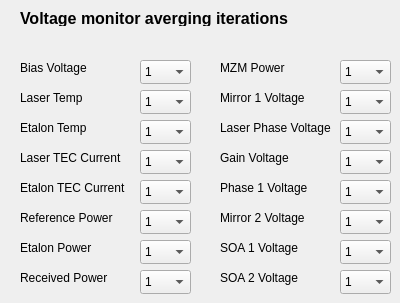
    <widget class="QWidget" name="tab">
     <attribute name="title">
      <string>Averaging</string>
     </attribute>
     <widget class="QComboBox" name="averaging_combo_1">
      <property name="geometry">
       <rect>
        <x>140</x>
        <y>60</y>
        <width>51</width>
        <height>24</height>
       </rect>
      </property>
      <item>
       <property name="text">
        <string>1</string>
       </property>
      </item>
      <item>
       <property name="text">
        <string>2</string>
       </property>
      </item>
      <item>
       <property name="text">
        <string>4</string>
       </property>
      </item>
      <item>
       <property name="text">
        <string>8</string>
       </property>
      </item>
      <item>
       <property name="text">
        <string>16</string>
       </property>
      </item>
      <item>
       <property name="text">
        <string>32</string>
       </property>
      </item>
      <item>
       <property name="text">
        <string>64</string>
       </property>
      </item>
      <item>
       <property name="text">
        <string>128</string>
       </property>
      </item>
      <item>
       <property name="text">
        <string>255</string>
       </property>
      </item>
     </widget>
     <widget class="QComboBox" name="averaging_combo_2">
      <property name="geometry">
       <rect>
        <x>140</x>
        <y>90</y>
        <width>51</width>
        <height>24</height>
       </rect>
      </property>
      <item>
       <property name="text">
        <string>1</string>
       </property>
      </item>
      <item>
       <property name="text">
        <string>2</string>
       </property>
      </item>
      <item>
       <property name="text">
        <string>4</string>
       </property>
      </item>
      <item>
       <property name="text">
        <string>8</string>
       </property>
      </item>
      <item>
       <property name="text">
        <string>16</string>
       </property>
      </item>
      <item>
       <property name="text">
        <string>32</string>
       </property>
      </item>
      <item>
       <property name="text">
        <string>64</string>
       </property>
      </item>
      <item>
       <property name="text">
        <string>128</string>
       </property>
      </item>
      <item>
       <property name="text">
        <string>255</string>
       </property>
      </item>
     </widget>
     <widget class="QComboBox" name="averaging_combo_4">
      <property name="geometry">
       <rect>
        <x>140</x>
        <y>150</y>
        <width>51</width>
        <height>24</height>
       </rect>
      </property>
      <item>
       <property name="text">
        <string>1</string>
       </property>
      </item>
      <item>
       <property name="text">
        <string>2</string>
       </property>
      </item>
      <item>
       <property name="text">
        <string>4</string>
       </property>
      </item>
      <item>
       <property name="text">
        <string>8</string>
       </property>
      </item>
      <item>
       <property name="text">
        <string>16</string>
       </property>
      </item>
      <item>
       <property name="text">
        <string>32</string>
       </property>
      </item>
      <item>
       <property name="text">
        <string>64</string>
       </property>
      </item>
      <item>
       <property name="text">
        <string>128</string>
       </property>
      </item>
      <item>
       <property name="text">
        <string>255</string>
       </property>
      </item>
     </widget>
     <widget class="QComboBox" name="averaging_combo_3">
      <property name="geometry">
       <rect>
        <x>140</x>
        <y>120</y>
        <width>51</width>
        <height>24</height>
       </rect>
      </property>
      <item>
       <property name="text">
        <string>1</string>
       </property>
      </item>
      <item>
       <property name="text">
        <string>2</string>
       </property>
      </item>
      <item>
       <property name="text">
        <string>4</string>
       </property>
      </item>
      <item>
       <property name="text">
        <string>8</string>
       </property>
      </item>
      <item>
       <property name="text">
        <string>16</string>
       </property>
      </item>
      <item>
       <property name="text">
        <string>32</string>
       </property>
      </item>
      <item>
       <property name="text">
        <string>64</string>
       </property>
      </item>
      <item>
       <property name="text">
        <string>128</string>
       </property>
      </item>
      <item>
       <property name="text">
        <string>255</string>
       </property>
      </item>
     </widget>
     <widget class="QComboBox" name="averaging_combo_16">
      <property name="geometry">
       <rect>
        <x>340</x>
        <y>270</y>
        <width>51</width>
        <height>24</height>
       </rect>
      </property>
      <item>
       <property name="text">
        <string>1</string>
       </property>
      </item>
      <item>
       <property name="text">
        <string>2</string>
       </property>
      </item>
      <item>
       <property name="text">
        <string>4</string>
       </property>
      </item>
      <item>
       <property name="text">
        <string>8</string>
       </property>
      </item>
      <item>
       <property name="text">
        <string>16</string>
       </property>
      </item>
      <item>
       <property name="text">
        <string>32</string>
       </property>
      </item>
      <item>
       <property name="text">
        <string>64</string>
       </property>
      </item>
      <item>
       <property name="text">
        <string>128</string>
       </property>
      </item>
      <item>
       <property name="text">
        <string>255</string>
       </property>
      </item>
     </widget>
     <widget class="QComboBox" name="averaging_combo_15">
      <property name="geometry">
       <rect>
        <x>340</x>
        <y>240</y>
        <width>51</width>
        <height>24</height>
       </rect>
      </property>
      <item>
       <property name="text">
        <string>1</string>
       </property>
      </item>
      <item>
       <property name="text">
        <string>2</string>
       </property>
      </item>
      <item>
       <property name="text">
        <string>4</string>
       </property>
      </item>
      <item>
       <property name="text">
        <string>8</string>
       </property>
      </item>
      <item>
       <property name="text">
        <string>16</string>
       </property>
      </item>
      <item>
       <property name="text">
        <string>32</string>
       </property>
      </item>
      <item>
       <property name="text">
        <string>64</string>
       </property>
      </item>
      <item>
       <property name="text">
        <string>128</string>
       </property>
      </item>
      <item>
       <property name="text">
        <string>255</string>
       </property>
      </item>
     </widget>
     <widget class="QComboBox" name="averaging_combo_14">
      <property name="geometry">
       <rect>
        <x>340</x>
        <y>210</y>
        <width>51</width>
        <height>24</height>
       </rect>
      </property>
      <item>
       <property name="text">
        <string>1</string>
       </property>
      </item>
      <item>
       <property name="text">
        <string>2</string>
       </property>
      </item>
      <item>
       <property name="text">
        <string>4</string>
       </property>
      </item>
      <item>
       <property name="text">
        <string>8</string>
       </property>
      </item>
      <item>
       <property name="text">
        <string>16</string>
       </property>
      </item>
      <item>
       <property name="text">
        <string>32</string>
       </property>
      </item>
      <item>
       <property name="text">
        <string>64</string>
       </property>
      </item>
      <item>
       <property name="text">
        <string>128</string>
       </property>
      </item>
      <item>
       <property name="text">
        <string>255</string>
       </property>
      </item>
     </widget>
     <widget class="QComboBox" name="averaging_combo_13">
      <property name="geometry">
       <rect>
        <x>340</x>
        <y>180</y>
        <width>51</width>
        <height>24</height>
       </rect>
      </property>
      <item>
       <property name="text">
        <string>1</string>
       </property>
      </item>
      <item>
       <property name="text">
        <string>2</string>
       </property>
      </item>
      <item>
       <property name="text">
        <string>4</string>
       </property>
      </item>
      <item>
       <property name="text">
        <string>8</string>
       </property>
      </item>
      <item>
       <property name="text">
        <string>16</string>
       </property>
      </item>
      <item>
       <property name="text">
        <string>32</string>
       </property>
      </item>
      <item>
       <property name="text">
        <string>64</string>
       </property>
      </item>
      <item>
       <property name="text">
        <string>128</string>
       </property>
      </item>
      <item>
       <property name="text">
        <string>255</string>
       </property>
      </item>
     </widget>
     <widget class="QComboBox" name="averaging_combo_12">
      <property name="geometry">
       <rect>
        <x>340</x>
        <y>150</y>
        <width>51</width>
        <height>24</height>
       </rect>
      </property>
      <item>
       <property name="text">
        <string>1</string>
       </property>
      </item>
      <item>
       <property name="text">
        <string>2</string>
       </property>
      </item>
      <item>
       <property name="text">
        <string>4</string>
       </property>
      </item>
      <item>
       <property name="text">
        <string>8</string>
       </property>
      </item>
      <item>
       <property name="text">
        <string>16</string>
       </property>
      </item>
      <item>
       <property name="text">
        <string>32</string>
       </property>
      </item>
      <item>
       <property name="text">
        <string>64</string>
       </property>
      </item>
      <item>
       <property name="text">
        <string>128</string>
       </property>
      </item>
      <item>
       <property name="text">
        <string>255</string>
       </property>
      </item>
     </widget>
     <widget class="QComboBox" name="averaging_combo_11">
      <property name="geometry">
       <rect>
        <x>340</x>
        <y>120</y>
        <width>51</width>
        <height>24</height>
       </rect>
      </property>
      <item>
       <property name="text">
        <string>1</string>
       </property>
      </item>
      <item>
       <property name="text">
        <string>2</string>
       </property>
      </item>
      <item>
       <property name="text">
        <string>4</string>
       </property>
      </item>
      <item>
       <property name="text">
        <string>8</string>
       </property>
      </item>
      <item>
       <property name="text">
        <string>16</string>
       </property>
      </item>
      <item>
       <property name="text">
        <string>32</string>
       </property>
      </item>
      <item>
       <property name="text">
        <string>64</string>
       </property>
      </item>
      <item>
       <property name="text">
        <string>128</string>
       </property>
      </item>
      <item>
       <property name="text">
        <string>255</string>
       </property>
      </item>
     </widget>
     <widget class="QComboBox" name="averaging_combo_10">
      <property name="geometry">
       <rect>
        <x>340</x>
        <y>90</y>
        <width>51</width>
        <height>24</height>
       </rect>
      </property>
      <item>
       <property name="text">
        <string>1</string>
       </property>
      </item>
      <item>
       <property name="text">
        <string>2</string>
       </property>
      </item>
      <item>
       <property name="text">
        <string>4</string>
       </property>
      </item>
      <item>
       <property name="text">
        <string>8</string>
       </property>
      </item>
      <item>
       <property name="text">
        <string>16</string>
       </property>
      </item>
      <item>
       <property name="text">
        <string>32</string>
       </property>
      </item>
      <item>
       <property name="text">
        <string>64</string>
       </property>
      </item>
      <item>
       <property name="text">
        <string>128</string>
       </property>
      </item>
      <item>
       <property name="text">
        <string>255</string>
       </property>
      </item>
     </widget>
     <widget class="QComboBox" name="averaging_combo_9">
      <property name="geometry">
       <rect>
        <x>340</x>
        <y>60</y>
        <width>51</width>
        <height>24</height>
       </rect>
      </property>
      <item>
       <property name="text">
        <string>1</string>
       </property>
      </item>
      <item>
       <property name="text">
        <string>2</string>
       </property>
      </item>
      <item>
       <property name="text">
        <string>4</string>
       </property>
      </item>
      <item>
       <property name="text">
        <string>8</string>
       </property>
      </item>
      <item>
       <property name="text">
        <string>16</string>
       </property>
      </item>
      <item>
       <property name="text">
        <string>32</string>
       </property>
      </item>
      <item>
       <property name="text">
        <string>64</string>
       </property>
      </item>
      <item>
       <property name="text">
        <string>128</string>
       </property>
      </item>
      <item>
       <property name="text">
        <string>255</string>
       </property>
      </item>
     </widget>
     <widget class="QComboBox" name="averaging_combo_8">
      <property name="geometry">
       <rect>
        <x>140</x>
        <y>270</y>
        <width>51</width>
        <height>24</height>
       </rect>
      </property>
      <item>
       <property name="text">
        <string>1</string>
       </property>
      </item>
      <item>
       <property name="text">
        <string>2</string>
       </property>
      </item>
      <item>
       <property name="text">
        <string>4</string>
       </property>
      </item>
      <item>
       <property name="text">
        <string>8</string>
       </property>
      </item>
      <item>
       <property name="text">
        <string>16</string>
       </property>
      </item>
      <item>
       <property name="text">
        <string>32</string>
       </property>
      </item>
      <item>
       <property name="text">
        <string>64</string>
       </property>
      </item>
      <item>
       <property name="text">
        <string>128</string>
       </property>
      </item>
      <item>
       <property name="text">
        <string>255</string>
       </property>
      </item>
     </widget>
     <widget class="QComboBox" name="averaging_combo_7">
      <property name="geometry">
       <rect>
        <x>140</x>
        <y>240</y>
        <width>51</width>
        <height>24</height>
       </rect>
      </property>
      <item>
       <property name="text">
        <string>1</string>
       </property>
      </item>
      <item>
       <property name="text">
        <string>2</string>
       </property>
      </item>
      <item>
       <property name="text">
        <string>4</string>
       </property>
      </item>
      <item>
       <property name="text">
        <string>8</string>
       </property>
      </item>
      <item>
       <property name="text">
        <string>16</string>
       </property>
      </item>
      <item>
       <property name="text">
        <string>32</string>
       </property>
      </item>
      <item>
       <property name="text">
        <string>64</string>
       </property>
      </item>
      <item>
       <property name="text">
        <string>128</string>
       </property>
      </item>
      <item>
       <property name="text">
        <string>255</string>
       </property>
      </item>
     </widget>
     <widget class="QComboBox" name="averaging_combo_6">
      <property name="geometry">
       <rect>
        <x>140</x>
        <y>210</y>
        <width>51</width>
        <height>24</height>
       </rect>
      </property>
      <item>
       <property name="text">
        <string>1</string>
       </property>
      </item>
      <item>
       <property name="text">
        <string>2</string>
       </property>
      </item>
      <item>
       <property name="text">
        <string>4</string>
       </property>
      </item>
      <item>
       <property name="text">
        <string>8</string>
       </property>
      </item>
      <item>
       <property name="text">
        <string>16</string>
       </property>
      </item>
      <item>
       <property name="text">
        <string>32</string>
       </property>
      </item>
      <item>
       <property name="text">
        <string>64</string>
       </property>
      </item>
      <item>
       <property name="text">
        <string>128</string>
       </property>
      </item>
      <item>
       <property name="text">
        <string>255</string>
       </property>
      </item>
     </widget>
     <widget class="QComboBox" name="averaging_combo_5">
      <property name="geometry">
       <rect>
        <x>140</x>
        <y>180</y>
        <width>51</width>
        <height>24</height>
       </rect>
      </property>
      <item>
       <property name="text">
        <string>1</string>
       </property>
      </item>
      <item>
       <property name="text">
        <string>2</string>
       </property>
      </item>
      <item>
       <property name="text">
        <string>4</string>
       </property>
      </item>
      <item>
       <property name="text">
        <string>8</string>
       </property>
      </item>
      <item>
       <property name="text">
        <string>16</string>
       </property>
      </item>
      <item>
       <property name="text">
        <string>32</string>
       </property>
      </item>
      <item>
       <property name="text">
        <string>64</string>
       </property>
      </item>
      <item>
       <property name="text">
        <string>128</string>
       </property>
      </item>
      <item>
       <property name="text">
        <string>255</string>
       </property>
      </item>
     </widget>
     <widget class="QLabel" name="label_60">
      <property name="geometry">
       <rect>
        <x>20</x>
        <y>10</y>
        <width>321</width>
        <height>16</height>
       </rect>
      </property>
      <property name="font">
       <font>
        <pointsize>12</pointsize>
        <weight>75</weight>
        <bold>true</bold>
       </font>
      </property>
      <property name="text">
       <string>Voltage monitor averging iterations</string>
      </property>
     </widget>
     <widget class="QLabel" name="label_62">
      <property name="geometry">
       <rect>
        <x>20</x>
        <y>60</y>
        <width>111</width>
        <height>16</height>
       </rect>
      </property>
      <property name="text">
       <string>Bias Voltage</string>
      </property>
     </widget>
     <widget class="QLabel" name="label_63">
      <property name="geometry">
       <rect>
        <x>220</x>
        <y>270</y>
        <width>101</width>
        <height>16</height>
       </rect>
      </property>
      <property name="text">
       <string>SOA 2 Voltage</string>
      </property>
     </widget>
     <widget class="QLabel" name="label_64">
      <property name="geometry">
       <rect>
        <x>220</x>
        <y>240</y>
        <width>101</width>
        <height>16</height>
       </rect>
      </property>
      <property name="text">
       <string>SOA 1 Voltage</string>
      </property>
     </widget>
     <widget class="QLabel" name="label_65">
      <property name="geometry">
       <rect>
        <x>220</x>
        <y>60</y>
        <width>91</width>
        <height>16</height>
       </rect>
      </property>
      <property name="text">
       <string>MZM Power</string>
      </property>
     </widget>
     <widget class="QLabel" name="label_66">
      <property name="geometry">
       <rect>
        <x>220</x>
        <y>150</y>
        <width>101</width>
        <height>16</height>
       </rect>
      </property>
      <property name="text">
       <string>Gain Voltage</string>
      </property>
     </widget>
     <widget class="QLabel" name="label_67">
      <property name="geometry">
       <rect>
        <x>220</x>
        <y>180</y>
        <width>111</width>
        <height>16</height>
       </rect>
      </property>
      <property name="text">
       <string>Phase 1 Voltage</string>
      </property>
     </widget>
     <widget class="QLabel" name="label_68">
      <property name="geometry">
       <rect>
        <x>220</x>
        <y>210</y>
        <width>111</width>
        <height>16</height>
       </rect>
      </property>
      <property name="text">
       <string>Mirror 2 Voltage</string>
      </property>
     </widget>
     <widget class="QLabel" name="label_69">
      <property name="geometry">
       <rect>
        <x>220</x>
        <y>120</y>
        <width>111</width>
        <height>16</height>
       </rect>
      </property>
      <property name="text">
       <string>Laser Phase Voltage</string>
      </property>
     </widget>
     <widget class="QLabel" name="label_70">
      <property name="geometry">
       <rect>
        <x>20</x>
        <y>270</y>
        <width>101</width>
        <height>16</height>
       </rect>
      </property>
      <property name="text">
       <string>Received Power</string>
      </property>
     </widget>
     <widget class="QLabel" name="label_71">
      <property name="geometry">
       <rect>
        <x>220</x>
        <y>90</y>
        <width>91</width>
        <height>16</height>
       </rect>
      </property>
      <property name="text">
       <string>Mirror 1 Voltage</string>
      </property>
     </widget>
     <widget class="QLabel" name="label_72">
      <property name="geometry">
       <rect>
        <x>20</x>
        <y>240</y>
        <width>111</width>
        <height>16</height>
       </rect>
      </property>
      <property name="text">
       <string>Etalon Power</string>
      </property>
     </widget>
     <widget class="QLabel" name="label_73">
      <property name="geometry">
       <rect>
        <x>20</x>
        <y>210</y>
        <width>111</width>
        <height>16</height>
       </rect>
      </property>
      <property name="text">
       <string>Reference Power</string>
      </property>
     </widget>
     <widget class="QLabel" name="label_74">
      <property name="geometry">
       <rect>
        <x>20</x>
        <y>180</y>
        <width>111</width>
        <height>16</height>
       </rect>
      </property>
      <property name="text">
       <string>Etalon TEC Current</string>
      </property>
     </widget>
     <widget class="QLabel" name="label_75">
      <property name="geometry">
       <rect>
        <x>20</x>
        <y>120</y>
        <width>111</width>
        <height>16</height>
       </rect>
      </property>
      <property name="text">
       <string>Etalon Temp</string>
      </property>
     </widget>
     <widget class="QLabel" name="label_76">
      <property name="geometry">
       <rect>
        <x>20</x>
        <y>150</y>
        <width>111</width>
        <height>16</height>
       </rect>
      </property>
      <property name="text">
       <string>Laser TEC Current</string>
      </property>
     </widget>
     <widget class="QLabel" name="label_77">
      <property name="geometry">
       <rect>
        <x>20</x>
        <y>90</y>
        <width>111</width>
        <height>16</height>
       </rect>
      </property>
      <property name="text">
       <string>Laser Temp</string>
      </property>
     </widget>
    </widget>
